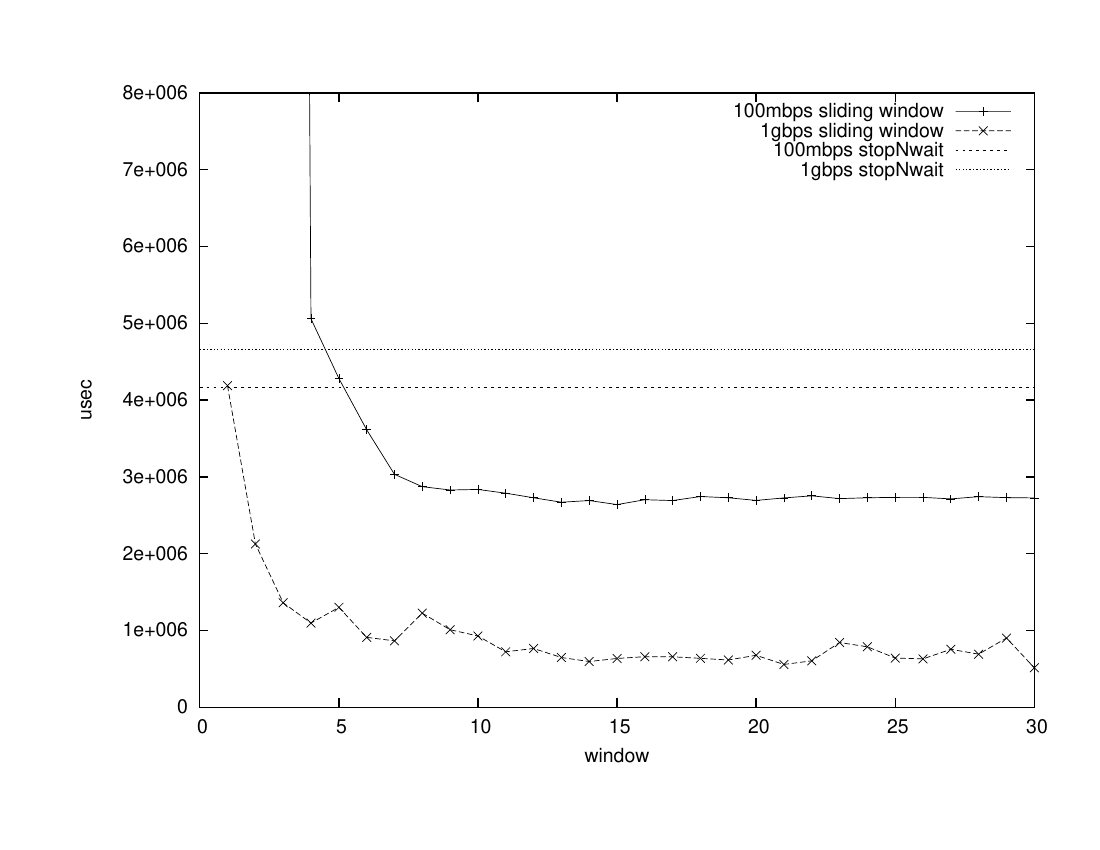

gnuplot code for this plot:
set terminal postscript landscape
set nolabel
set xlabel "window"
set xrange [0:30]
set ylabel "usec"
set yrange [0:8000000]
set output "udp.ps"
plot "100mbps_sw.dat" title "100mbps sliding window" with linespoints, 
"1gbps_sw.dat" title "1gbps sliding window" with linespoints, 
4167057 title "100mbps stopNwait" with line, 4663662 title "1gbps stopNwait" with line
